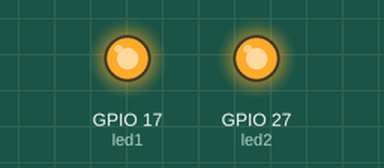
Recording of a program running on a simulated Raspberry Pi (BCM pin numbers). On the bench: output pins drawn as LEDs (lit = HIGH). At 42.5 s the program stops and its outputs stay as they are.

Above: at 0.1 s.
At 21.4 s:
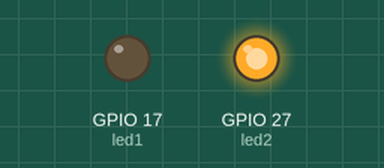
At 29.1 s:
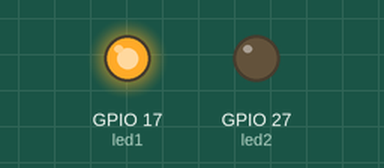
At 40.9 s:
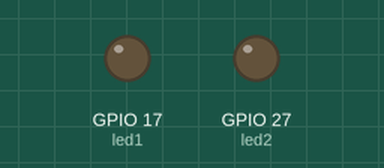
Timing chart, 0 to 42.4 s (numbered marks = the images above):
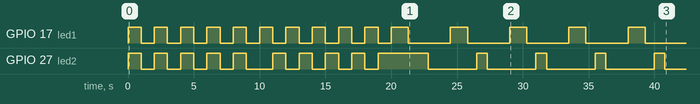

Measured:
- by itself, GPIO 17 (led1): goes 10 × (HIGH 1.0 s, LOW 1.0 s), 4 × (HIGH 1.3 s, LOW 3.2 s), HIGH 1.3 s, then LOW
- by itself, GPIO 27 (led2): goes 4 × (HIGH 1.0 s, LOW 1.0 s), HIGH 1.0 s, LOW 2.0 s, 4 × (HIGH 1.0 s, LOW 1.0 s), HIGH 3.8 s, 4 × (LOW 3.7 s, HIGH 0.80 s), then LOW

The program:

opdracht3.py
```python
import RPi.GPIO as GPIO
import time

# Zet de GPIO-modus op BCM (Broadcom-chip pin-nummering)
GPIO.setmode(GPIO.BCM)

# Stel GPIO-pinnen 17 en 27 in als uitgang
led1 = 17
led2 = 27
GPIO.setup(led1, GPIO.OUT)
GPIO.setup(led2, GPIO.OUT)

try:
    # a. Beide LEDs tegelijk knipperen, 1 seconde aan, 1 seconde uit
    for i in range(5):
        GPIO.output(led1, GPIO.HIGH)
        GPIO.output(led2, GPIO.HIGH)
        time.sleep(1)
        GPIO.output(led1, GPIO.LOW)
        GPIO.output(led2, GPIO.LOW)
        time.sleep(1)

    # b. LEDs om en om laten knipperen
    for i in range(5):
        GPIO.output(led1, GPIO.HIGH)
        GPIO.output(led2, GPIO.LOW)
        time.sleep(1)
        GPIO.output(led1, GPIO.LOW)
        GPIO.output(led2, GPIO.HIGH)
        time.sleep(1)

    # c. LED 1 en LED 2 met verschillende tijden laten knipperen
    for i in range(5):
        GPIO.output(led1, GPIO.HIGH)
        time.sleep(1.3)
        GPIO.output(led1, GPIO.LOW)
        time.sleep(0.7)

        GPIO.output(led2, GPIO.HIGH)
        time.sleep(0.8)
        GPIO.output(led2, GPIO.LOW)
        time.sleep(1.7)

finally:
    # Ruim de GPIO-pinnen op na gebruik
    GPIO.cleanup()
```
